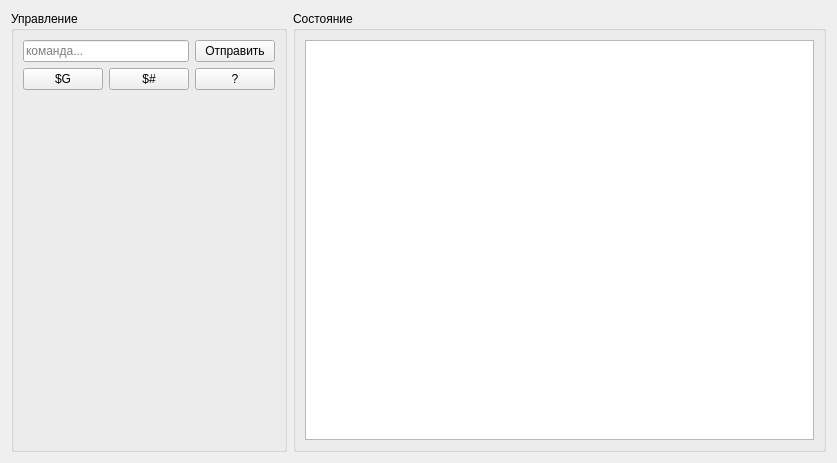
<?xml version="1.0" encoding="UTF-8"?>
<ui version="4.0">
 <class>Form</class>
 <widget class="QWidget" name="Form">
  <property name="geometry">
   <rect>
    <x>0</x>
    <y>0</y>
    <width>837</width>
    <height>463</height>
   </rect>
  </property>
  <property name="sizePolicy">
   <sizepolicy hsizetype="Fixed" vsizetype="Preferred">
    <horstretch>0</horstretch>
    <verstretch>0</verstretch>
   </sizepolicy>
  </property>
  <property name="windowTitle">
   <string>Form</string>
  </property>
  <layout class="QHBoxLayout" name="horizontalLayout_3">
   <item>
    <widget class="QGroupBox" name="grpControl">
     <property name="sizePolicy">
      <sizepolicy hsizetype="Fixed" vsizetype="Preferred">
       <horstretch>0</horstretch>
       <verstretch>0</verstretch>
      </sizepolicy>
     </property>
     <property name="title">
      <string>Управление</string>
     </property>
     <layout class="QVBoxLayout" name="verticalLayout">
      <item>
       <layout class="QHBoxLayout" name="horizontalLayout_2">
        <item>
         <widget class="QLineEdit" name="editCommand">
          <property name="placeholderText">
           <string>команда...</string>
          </property>
         </widget>
        </item>
        <item>
         <widget class="QPushButton" name="btnCommand">
          <property name="sizePolicy">
           <sizepolicy hsizetype="Minimum" vsizetype="Fixed">
            <horstretch>0</horstretch>
            <verstretch>0</verstretch>
           </sizepolicy>
          </property>
          <property name="text">
           <string>Отправить</string>
          </property>
         </widget>
        </item>
       </layout>
      </item>
      <item>
       <layout class="QHBoxLayout" name="horizontalLayout">
        <item>
         <widget class="QPushButton" name="btnAskG">
          <property name="text">
           <string>$G</string>
          </property>
         </widget>
        </item>
        <item>
         <widget class="QPushButton" name="btnAskHash">
          <property name="text">
           <string>$#</string>
          </property>
         </widget>
        </item>
        <item>
         <widget class="QPushButton" name="btnAskQuestion">
          <property name="text">
           <string>?</string>
          </property>
         </widget>
        </item>
       </layout>
      </item>
      <item>
       <spacer name="verticalSpacer">
        <property name="orientation">
         <enum>Qt::Vertical</enum>
        </property>
        <property name="sizeHint" stdset="0">
         <size>
          <width>20</width>
          <height>40</height>
         </size>
        </property>
       </spacer>
      </item>
     </layout>
    </widget>
   </item>
   <item>
    <widget class="QGroupBox" name="grpStatus">
     <property name="title">
      <string>Состояние</string>
     </property>
     <layout class="QVBoxLayout" name="verticalLayout_3">
      <item>
       <widget class="QPlainTextEdit" name="peditStatus"/>
      </item>
     </layout>
    </widget>
   </item>
  </layout>
 </widget>
 <resources/>
 <connections/>
</ui>
